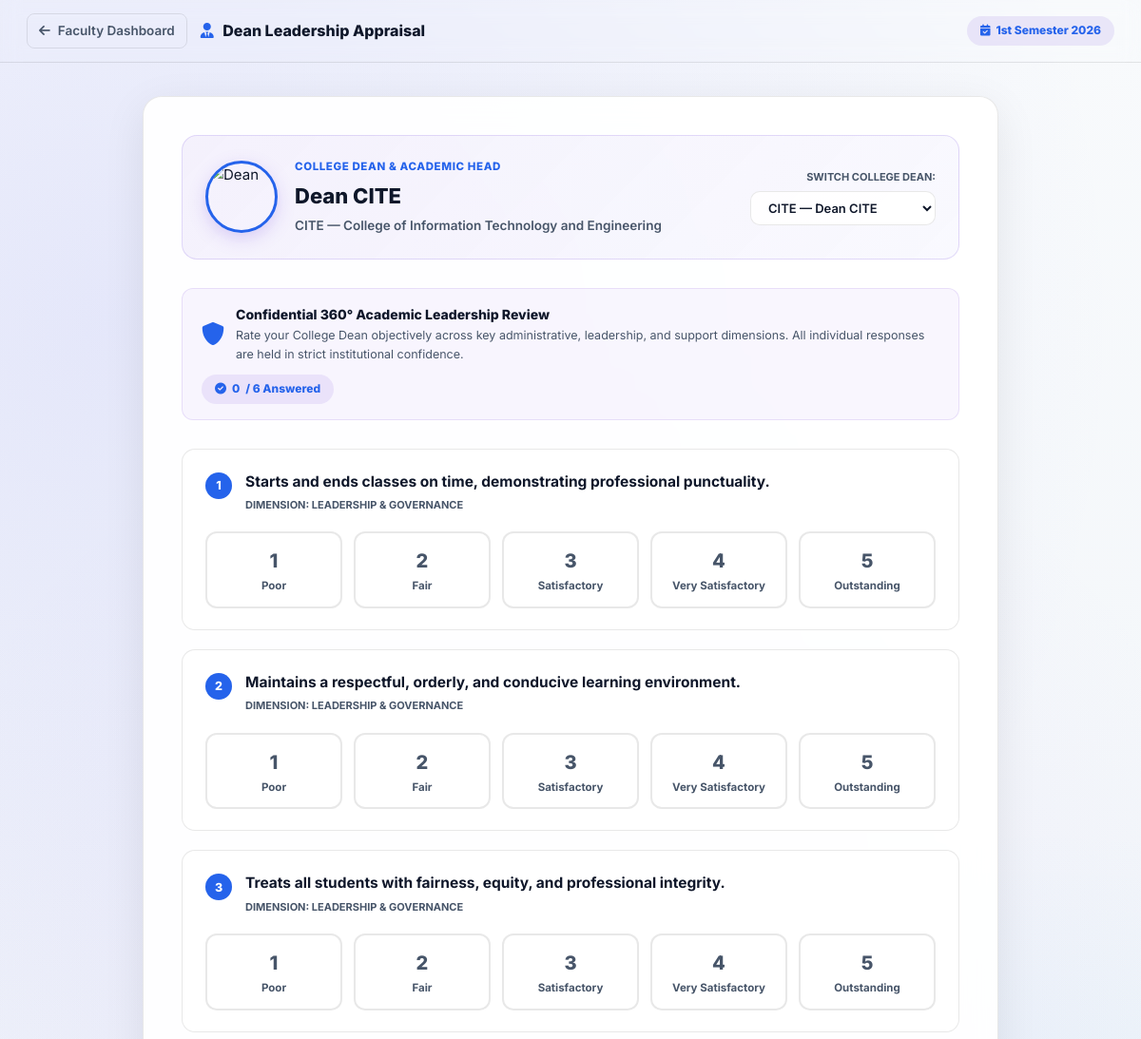
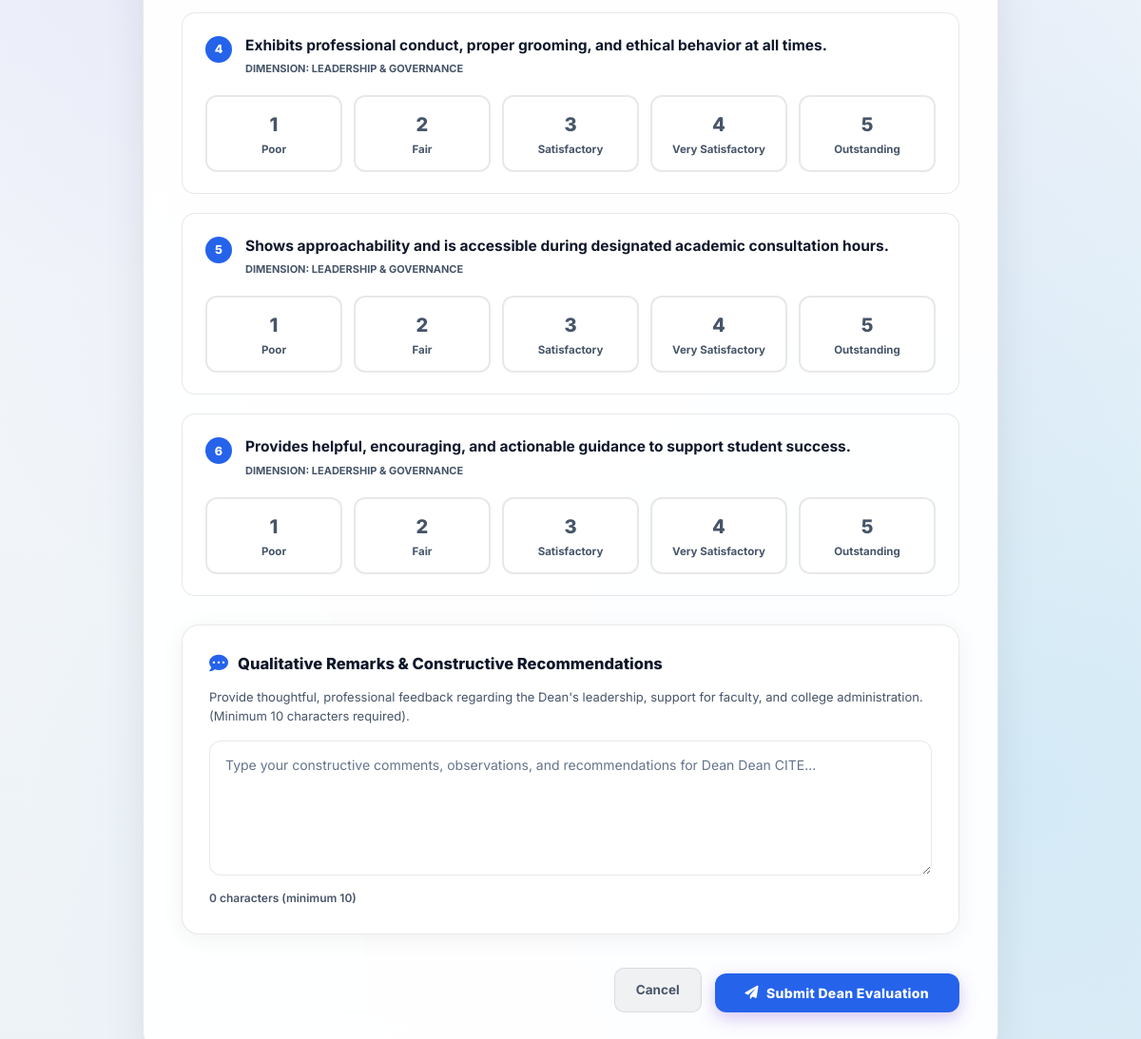
Page /evaluate_dean.php (signed in) on the earlier database version (2 pictures, top to bottom).
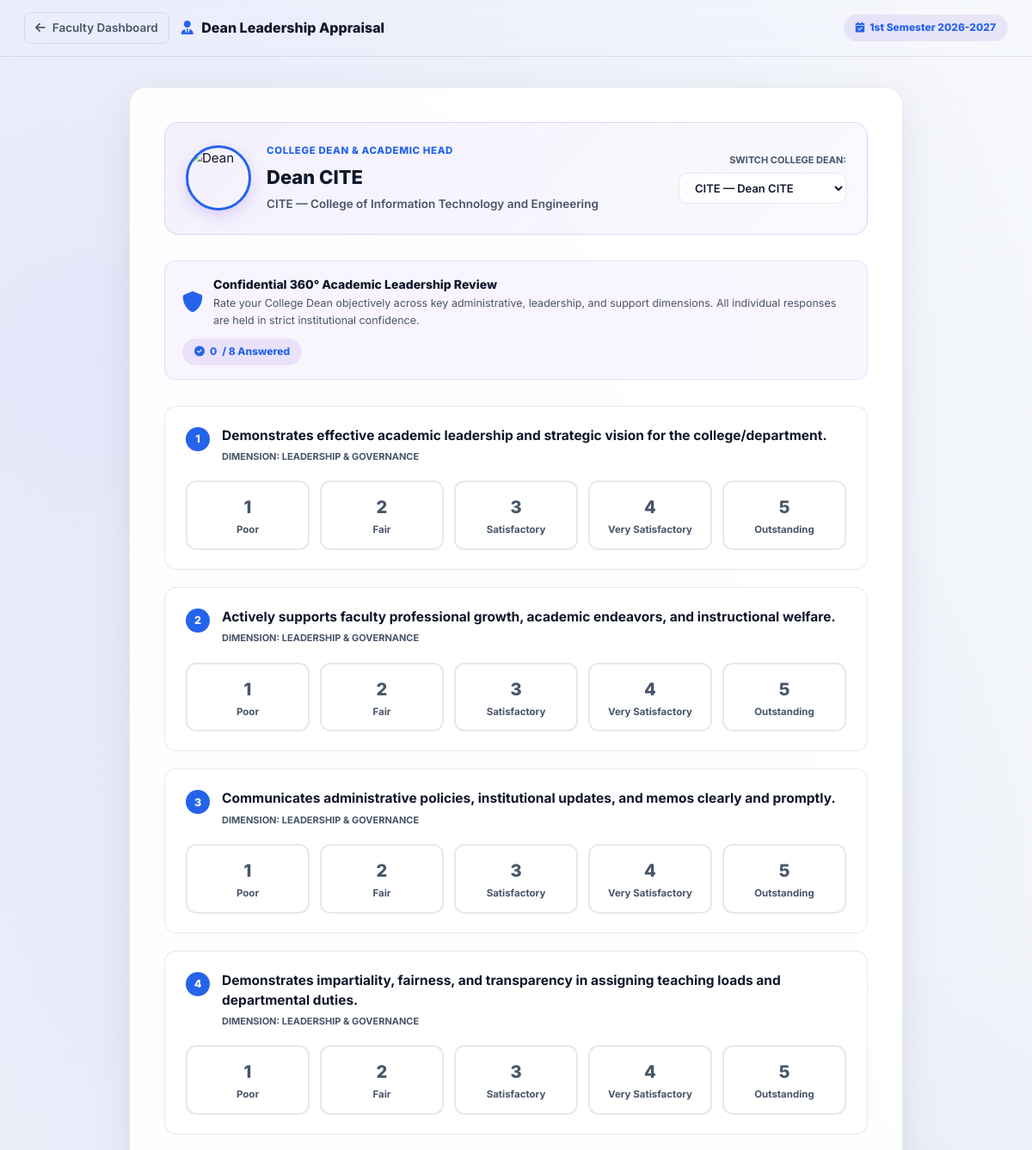
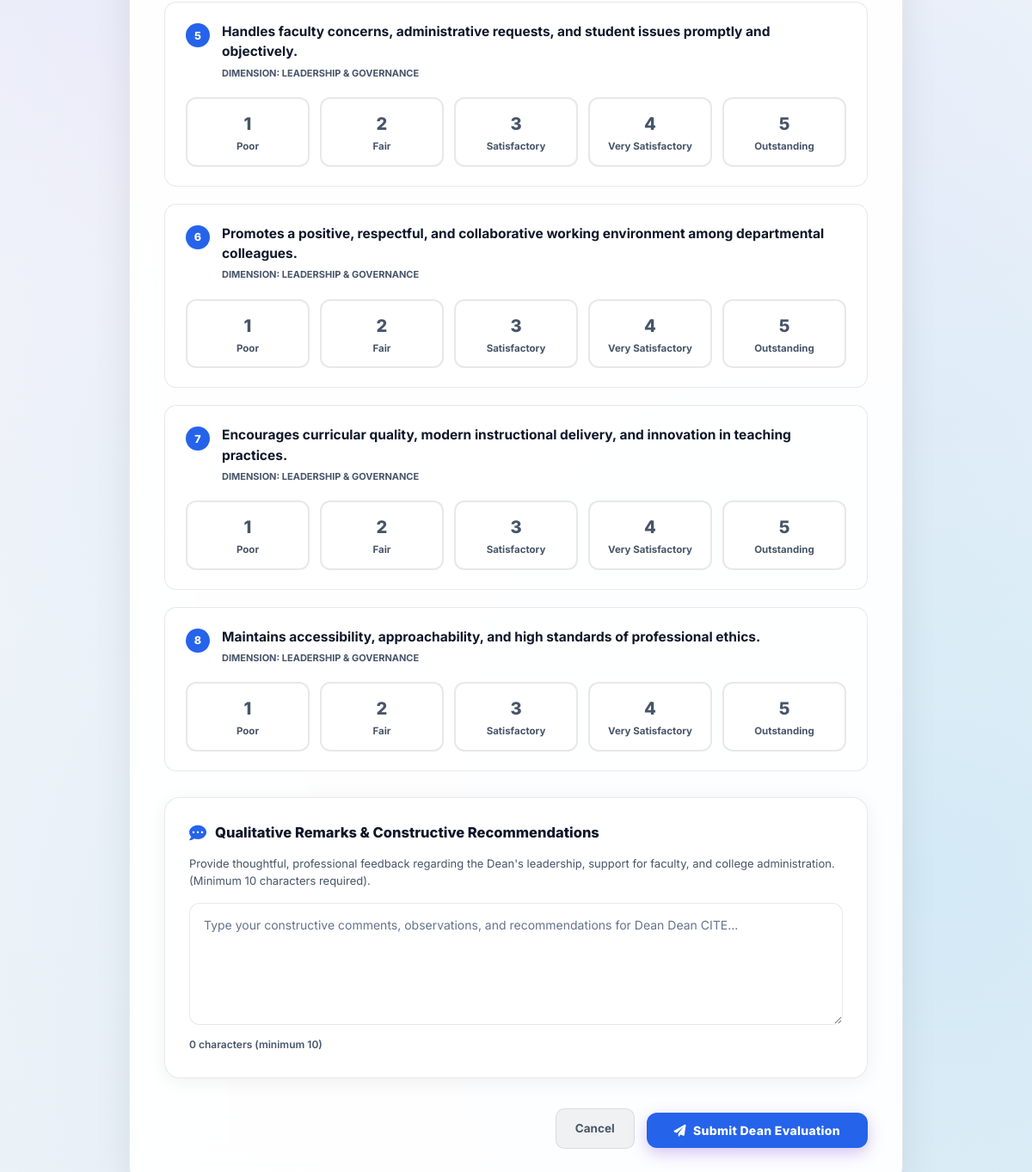
Same page on the later database version (2 pictures, top to bottom).
### tables this page shows
CREATE TABLE `academic_periods` (
  `id` int(11) NOT NULL AUTO_INCREMENT,
  `school_year` varchar(20) NOT NULL,
  `semester` varchar(50) NOT NULL,
  `is_active` tinyint(1) DEFAULT 0,
  `created_at` timestamp NOT NULL DEFAULT current_timestamp(),
  PRIMARY KEY (`id`)
);

CREATE TABLE `evaluation_questions` (
  `id` int(11) NOT NULL AUTO_INCREMENT,
  `question_text` text NOT NULL,
  `category` varchar(100) DEFAULT 'General',
  PRIMARY KEY (`id`)
);

### evaluate_dean.php (the view, shortened to what the changed rows need)
<?php
include 'db_connect.php';
$faculty_id = (int)$_SESSION['id'];
$faculty_name = $_SESSION['full_name'] ?? 'Faculty Member';
$faculty_dept_id = (int)($_SESSION['dept_id'] ?? 0);
$active_period = $conn->query("SELECT id, semester, school_year FROM academic_periods WHERE is_active = 1 LIMIT 1")->fetch_assoc();
$active_id = $active_period['id'] ?? 0;
$period_label = $active_period ? ($active_period['semester'] . ' ' . $active_period['school_year']) : 'Academic Year 2026-2027';
    ?>
    <?php
$all_deans_stmt = $conn->query("
    SELECT u.id, u.full_name, u.username, u.avatar, u.dept_id,
           d.dept_name, d.dept_alias
    FROM users u
    LEFT JOIN departments d ON u.dept_id = d.id
    WHERE u.role = 'dean' AND u.status = 'active'
    ORDER BY d.dept_alias ASC, u.full_name ASC
");
$all_deans = $all_deans_stmt ? $all_deans_stmt->fetch_all(MYSQLI_ASSOC) : [];
$target_dean_id = isset($_GET['dean_id']) ? (int)$_GET['dean_id'] : 0;
$target_dean = null;
if (!$target_dean && $faculty_dept_id > 0) {
    foreach ($all_deans as $d) {
        if ((int)$d['dept_id'] === $faculty_dept_id) {
            $target_dean = $d;
            $target_dean_id = (int)$d['id'];
            break;
        }
    }
}
    ?>
    <?php
$questions_stmt = $conn->prepare("SELECT id, question_text, category FROM evaluation_questions WHERE category = 'Dean' ORDER BY id ASC");
$questions_stmt->execute();
$questions = $questions_stmt->get_result()->fetch_all(MYSQLI_ASSOC);
if (empty($questions)) {
    $fallback_stmt = $conn->query("SELECT id, question_text, category FROM evaluation_questions WHERE category IN ('Support', 'Professionalism') ORDER BY id ASC LIMIT 8");
    $questions = $fallback_stmt ? $fallback_stmt->fetch_all(MYSQLI_ASSOC) : [];
}
$existing_ratings = [];
$chk_eval = $conn->prepare("SELECT id, rating, feedback, created_at FROM evaluations WHERE student_id = ? AND faculty_id = ? AND target_name = 'Dean' AND academic_period_id = ?");
$chk_eval->bind_param("iii", $faculty_id, $target_dean_id, $active_id);
$chk_eval->execute();
$existing_eval = $chk_eval->get_result()->fetch_assoc();
$max_rating_res = $conn->query("SELECT setting_value FROM system_settings WHERE setting_key = 'max_rating'");
$max_rating = (int)($max_rating_res->fetch_assoc()['setting_value'] ?? 5);
$min_feedback = (int)($conn->query("SELECT setting_value FROM system_settings WHERE setting_key = 'min_feedback_length'")->fetch_assoc()['setting_value'] ?? 10);
$scale_labels = [
    1 => ['label' => 'Poor', 'color' => '#ef4444', 'desc' => 'Needs significant improvement'],
    2 => ['label' => 'Fair', 'color' => '#f97316', 'desc' => 'Below standard expectations'],
    3 => ['label' => 'Satisfactory', 'color' => '#eab308', 'desc' => 'Meets standard expectations'],
    4 => ['label' => 'Very Satisfactory', 'color' => '#3b82f6', 'desc' => 'Exceeds standard expectations'],
    5 => ['label' => 'Outstanding', 'color' => '#10b981', 'desc' => 'Exceptional academic leadership']
];
$submitted = false;
$submitted_avg_rating = 0;
$submitted_sentiment = '';
$dean_avatar = $target_dean['avatar'] ?? 'uploads/avatars/default.png';
if (!file_exists($dean_avatar)) {
    $dean_avatar = 'uploads/avatars/default.png';
}
?>
<!DOCTYPE html>
<html lang="en">
<head>
    <link rel="stylesheet" href="style.css?v=<?php echo filemtime('style.css'); ?>">
    <link rel="stylesheet" href="https://cdnjs.cloudflare.com/ajax/libs/font-awesome/6.0.0/css/all.min.css">
</head>
<body class="dashboard-body">
    <header class="top-nav" style="border-bottom: 1px solid var(--border-color); background: var(--header-bg); backdrop-filter: blur(10px); padding: 14px 28px; position: sticky; top: 0; z-index: 100;">
        <div style="max-width: 1200px; margin: 0 auto; display: flex; align-items: center; justify-content: space-between;">
            <div style="display: flex; align-items: center; gap: 10px;">
                <span class="progress-pill">
                    <i class="fas fa-calendar-check"></i> <?php echo htmlspecialchars($period_label); ?>
                </span>
            </div>
        </div>
    </header>
    <div class="dean-eval-container">
        <?php if ($submitted): ?>
            <div style="text-align: center; padding: 40px 20px;">
                <div style="width: 80px; height: 80px; background: rgba(16, 185, 129, 0.15); color: #10b981; border-radius: 50%; display: flex; align-items: center; justify-content: center; font-size: 38px; margin: 0 auto 24px auto;">
                    <i class="fas fa-check"></i>
                </div>
                <h2 style="font-size: 26px; font-weight: 800; margin-bottom: 8px; color: var(--text-main);">
                    Dean Evaluation Submitted Successfully!
                </h2>
                <p style="color: var(--text-muted); font-size: 14.5px; max-width: 540px; margin: 0 auto 28px auto; line-height: 1.6;">
                    Thank you, <strong><?php echo htmlspecialchars($faculty_name); ?></strong>. Your leadership evaluation and constructive feedback for <strong><?php echo htmlspecialchars($target_dean['full_name']); ?></strong> have been securely recorded.
                </p>
                <div style="display: inline-flex; flex-direction: column; align-items: center; background: rgba(132, 90, 223, 0.06); border: 1px solid rgba(132, 90, 223, 0.2); border-radius: 16px; padding: 22px 36px; margin-bottom: 30px;">
                    <span style="font-size: 13px; font-weight: 700; color: var(--text-muted); text-transform: uppercase; letter-spacing: 0.5px;">Your Computed Rating</span>
                    <div style="font-size: 42px; font-weight: 900; color: #f59e0b; margin: 6px 0;">
                        <?php echo number_format($submitted_avg_rating, 2); ?> <span style="font-size: 22px;">★</span>
                    </div>
                    <?php
                    $sentiment_color = '#10b981';
                    $sentiment_label = 'Positive Sentiment';
                    if (strtolower($submitted_sentiment) === 'negative') {
                        $sentiment_color = '#ef4444';
                        $sentiment_label = 'Constructive / Needs Improvement';
                    } elseif (strtolower($submitted_sentiment) === 'neutral') {
                        $sentiment_color = '#64748b';
                        $sentiment_label = 'Neutral Assessment';
                    }
                    ?>
                    <span style="background: <?php echo $sentiment_color; ?>15; color: <?php echo $sentiment_color; ?>; font-weight: 800; font-size: 12px; padding: 4px 12px; border-radius: 12px;">
                        <i class="fas fa-heart"></i> <?php echo $sentiment_label; ?>
                    </span>
                </div>
                <div style="display: flex; gap: 12px; justify-content: center; flex-wrap: wrap;">
                    <a href="dashboard_faculty.php#dean-eval" class="login-btn" style="width: auto; padding: 12px 28px; text-decoration: none; display: inline-flex; align-items: center; gap: 8px; font-weight: 700;">
                        <i class="fas fa-arrow-left"></i> Return to Faculty Dashboard
                    </a>
                </div>
            </div>
        <?php else: ?>
            <div class="dean-hero-card">
                <div class="dean-profile-info">
                    <img src="<?php echo htmlspecialchars($dean_avatar); ?>" alt="Dean" class="dean-avatar-lg">
                    <div>
                        <div style="font-size: 11.5px; font-weight: 800; text-transform: uppercase; color: var(--accent); letter-spacing: 0.6px; margin-bottom: 4px;">
                            College Dean & Academic Head
                        </div>
                        <h2 style="font-size: 22px; font-weight: 800; margin: 0 0 4px 0; color: var(--text-main);">
                            <?php echo htmlspecialchars($target_dean['full_name']); ?>
                        </h2>
                        <div style="font-size: 13.5px; color: var(--text-muted); font-weight: 600;">
                            <?php echo htmlspecialchars($target_dean['dept_alias'] ?? 'Department'); ?> — <?php echo htmlspecialchars($target_dean['dept_name'] ?? 'College'); ?>
                        </div>
                    </div>
                </div>
                <?php if (count($all_deans) > 1): ?>
                <div style="display: flex; flex-direction: column; align-items: flex-end; gap: 6px;">
                    <label for="deanSelect" style="font-size: 11px; font-weight: 700; color: var(--text-muted); text-transform: uppercase;">
                        Switch College Dean:
                    </label>
                    <select id="deanSelect" onchange="if(this.value) window.location.href='evaluate_dean.php?dean_id='+this.value;" style="padding: 8px 14px; border-radius: 10px; border: 1px solid var(--border-color); background: var(--input-bg); color: var(--text-main); font-weight: 600; font-size: 13px;">
                        <?php foreach ($all_deans as $d_opt): ?>
                            <option value="<?php echo $d_opt['id']; ?>" <?php echo ((int)$d_opt['id'] === $target_dean_id) ? 'selected' : ''; ?>>
                                <?php echo htmlspecialchars($d_opt['dept_alias'] . ' — ' . $d_opt['full_name']); ?>
                            </option>
                        <?php endforeach; ?>
                    </select>
                </div>
                <?php endif; ?>
            </div>
            <div style="background: rgba(132, 90, 223, 0.05); border: 1px solid rgba(132, 90, 223, 0.15); border-radius: 12px; padding: 16px 20px; margin-bottom: 30px; display: flex; align-items: center; justify-content: space-between; flex-wrap: wrap; gap: 12px;">
                <div style="display: flex; align-items: center; gap: 12px;">
                    <i class="fas fa-shield-alt" style="font-size: 24px; color: var(--accent);"></i>
                    <div>
                        <h4 style="margin: 0 0 2px 0; font-size: 14px; font-weight: 800; color: var(--text-main);">
                            Confidential 360° Academic Leadership Review
                        </h4>
                        <p style="margin: 0; font-size: 12.5px; color: var(--text-muted);">
                            Rate your College Dean objectively across key administrative, leadership, and support dimensions. All individual responses are held in strict institutional confidence.
                        </p>
                    </div>
                </div>
                <div id="liveQuestionCounter" class="progress-pill">
                    <i class="fas fa-check-circle"></i> <span id="answeredCount">0</span> / <?php echo count($questions); ?> Answered
                </div>
            </div>
            <form id="deanEvalForm" method="POST" action="evaluate_dean.php?dean_id=<?php echo $target_dean_id; ?>">
                <?php foreach ($questions as $idx => $q):
                    $qid = (int)$q['id'];
                    $selected_val = $existing_ratings[$qid] ?? 0;
                ?>
                <div class="question-card <?php echo $selected_val > 0 ? 'answered' : ''; ?>" id="qcard_<?php echo $qid; ?>">
                    <div style="display: flex; align-items: flex-start; gap: 14px;">
                        <span style="width: 28px; height: 28px; border-radius: 50%; background: var(--accent); color: white; display: flex; align-items: center; justify-content: center; font-size: 12.5px; font-weight: 800; flex-shrink: 0; margin-top: 2px;">
                            <?php echo $idx + 1; ?>
                        </span>
                        <div style="flex: 1;">
                            <div style="font-size: 15.5px; font-weight: 700; line-height: 1.5; color: var(--text-main);">
                                <?php echo htmlspecialchars($q['question_text']); ?>
                            </div>
                            <span style="display: inline-block; font-size: 11px; font-weight: 700; color: var(--text-muted); text-transform: uppercase; margin-top: 4px;">
                                Dimension: Leadership & Governance
                            </span>
                        </div>
                    </div>
                    <div class="rating-grid">
                        <?php for ($val = 1; $val <= $max_rating; $val++):
                            $meta = $scale_labels[$val] ?? ['label' => "Rating $val", 'color' => '#845adf', 'desc' => ''];
                        ?>
                        <label class="rating-btn-label">
                            <div class="rating-btn-inner">
                                <span class="rating-btn-score"><?php echo $val; ?></span>
                                <span class="rating-btn-text"><?php echo $meta['label']; ?></span>
                            </div>
                        </label>
                        <?php endfor; ?>
                    </div>
                </div>
                <?php endforeach; ?>
                <div class="card-modern" style="margin-top: 30px; padding: 28px; background: rgba(255, 255, 255, 0.6); border: 1px solid var(--border-color);">
                    <div style="display: flex; align-items: center; gap: 10px; margin-bottom: 12px;">
                        <i class="fas fa-comment-dots" style="color: var(--accent); font-size: 20px;"></i>
                        <h3 style="margin: 0; font-size: 16.5px; font-weight: 800; color: var(--text-main);">
                            Qualitative Remarks & Constructive Recommendations
                        </h3>
                    </div>
                    <p style="color: var(--text-muted); font-size: 13px; margin: 0 0 16px 0;">
                        Provide thoughtful, professional feedback regarding the Dean's leadership, support for faculty, and college administration. (Minimum <?php echo $min_feedback; ?> characters required).
                    </p>
                    <div style="position: relative;">
                        <textarea name="general_feedback"
                                  id="general_feedback"
                                  rows="5"
                                  placeholder="Type your constructive comments, observations, and recommendations for Dean <?php echo htmlspecialchars($target_dean['full_name']); ?>..."
                                  required
                                  style="width: 100%; padding: 14px 16px; border-radius: 12px; border: 1px solid var(--border-color); background: var(--input-bg); color: var(--text-main); font-family: inherit; font-size: 14px; line-height: 1.6; resize: vertical; box-sizing: border-box;"><?php echo htmlspecialchars($existing_eval['feedback'] ?? ''); ?></textarea>
                        <div style="display: flex; justify-content: space-between; align-items: center; margin-top: 8px;">
                            <span id="feedbackCharCount" style="font-size: 12px; color: var(--text-muted); font-weight: 600;">
                            </span>
                        </div>
                    </div>
                </div>
                <div style="display: flex; justify-content: flex-end; align-items: center; gap: 14px; margin-top: 35px; flex-wrap: wrap;">
                    <a href="dashboard_faculty.php#dean-eval" style="padding: 12px 22px; border-radius: 10px; background: rgba(0, 0, 0, 0.05); color: var(--text-muted); text-decoration: none; font-weight: 700; font-size: 13.5px; border: 1px solid var(--border-color);">
                        Cancel
                    </a>
                    <button type="submit" name="submit_dean_eval" id="submitBtn" class="login-btn" style="width: auto; padding: 12px 32px; font-size: 14px; font-weight: 800; box-shadow: 0 6px 18px rgba(132, 90, 223, 0.35); display: inline-flex; align-items: center; gap: 8px;">
                        <i class="fas fa-paper-plane"></i> <?php echo $existing_eval ? 'Update Evaluation' : 'Submit Dean Evaluation'; ?>
                    </button>
                </div>
            </form>
        <?php endif; ?>
    </div>
</body>
</html>

Differences in the rows shown:
no longer on this page (row unchanged): evaluation_questions: question_text "Starts and ends classes on time, demonstrating professional punctuality.", label "Poor", label "Fair", label "Satisfactory", label "Very Satisfactory", label "Outstanding"
no longer on this page (row unchanged): evaluation_questions: question_text "Maintains a respectful, orderly, and conducive learning environment.", label "Poor", label "Fair", label "Satisfactory", label "Very Satisfactory", label "Outstanding"
no longer on this page (row unchanged): evaluation_questions: question_text "Treats all students with fairness, equity, and professional integrity.", label "Poor", label "Fair", label "Satisfactory", label "Very Satisfactory", label "Outstanding"
no longer on this page (row unchanged): evaluation_questions: question_text "Exhibits professional conduct, proper grooming, and ethical behavior at all times.", label "Poor", label "Fair", label "Satisfactory", label "Very Satisfactory", label "Outstanding"
no longer on this page (row unchanged): evaluation_questions: question_text "Shows approachability and is accessible during designated academic consultation hours.", label "Poor", label "Fair", label "Satisfactory", label "Very Satisfactory", label "Outstanding"
no longer on this page (row unchanged): evaluation_questions: question_text "Provides helpful, encouraging, and actionable guidance to support student success.", label "Poor", label "Fair", label "Satisfactory", label "Very Satisfactory", label "Outstanding"
changed academic_periods: period_label "1st Semester 2026" → "1st Semester 2026-2027"
added evaluation_questions: question_text "Demonstrates effective academic leadership and strategic vision for the college/department.", label "Poor", label "Fair", label "Satisfactory", label "Very Satisfactory", label "Outstanding"
added evaluation_questions: question_text "Actively supports faculty professional growth, academic endeavors, and instructional welfare.", label "Poor", label "Fair", label "Satisfactory", label "Very Satisfactory", label "Outstanding"
added evaluation_questions: question_text "Communicates administrative policies, institutional updates, and memos clearly and promptly.", label "Poor", label "Fair", label "Satisfactory", label "Very Satisfactory", label "Outstanding"
added evaluation_questions: question_text "Demonstrates impartiality, fairness, and transparency in assigning teaching loads and departmental duties.", label "Poor", label "Fair", label "Satisfactory", label "Very Satisfactory", label "Outstanding"
added evaluation_questions: question_text "Handles faculty concerns, administrative requests, and student issues promptly and objectively.", label "Poor", label "Fair", label "Satisfactory", label "Very Satisfactory", label "Outstanding"
added evaluation_questions: question_text "Promotes a positive, respectful, and collaborative working environment among departmental colleagues.", label "Poor", label "Fair", label "Satisfactory", label "Very Satisfactory", label "Outstanding"
added evaluation_questions: question_text "Encourages curricular quality, modern instructional delivery, and innovation in teaching practices.", label "Poor", label "Fair", label "Satisfactory", label "Very Satisfactory", label "Outstanding"
added evaluation_questions: question_text "Maintains accessibility, approachability, and high standards of professional ethics.", label "Poor", label "Fair", label "Satisfactory", label "Very Satisfactory", label "Outstanding"
Other differences:
count($questions): "6" → "8"
